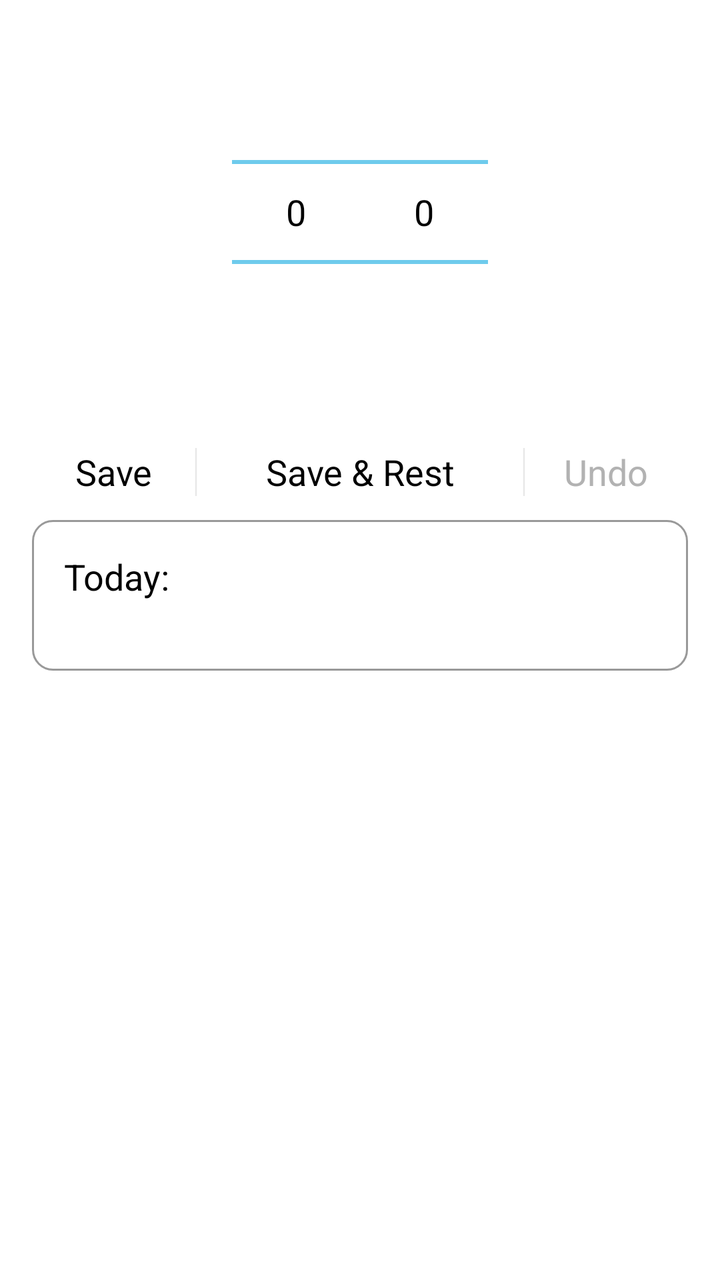
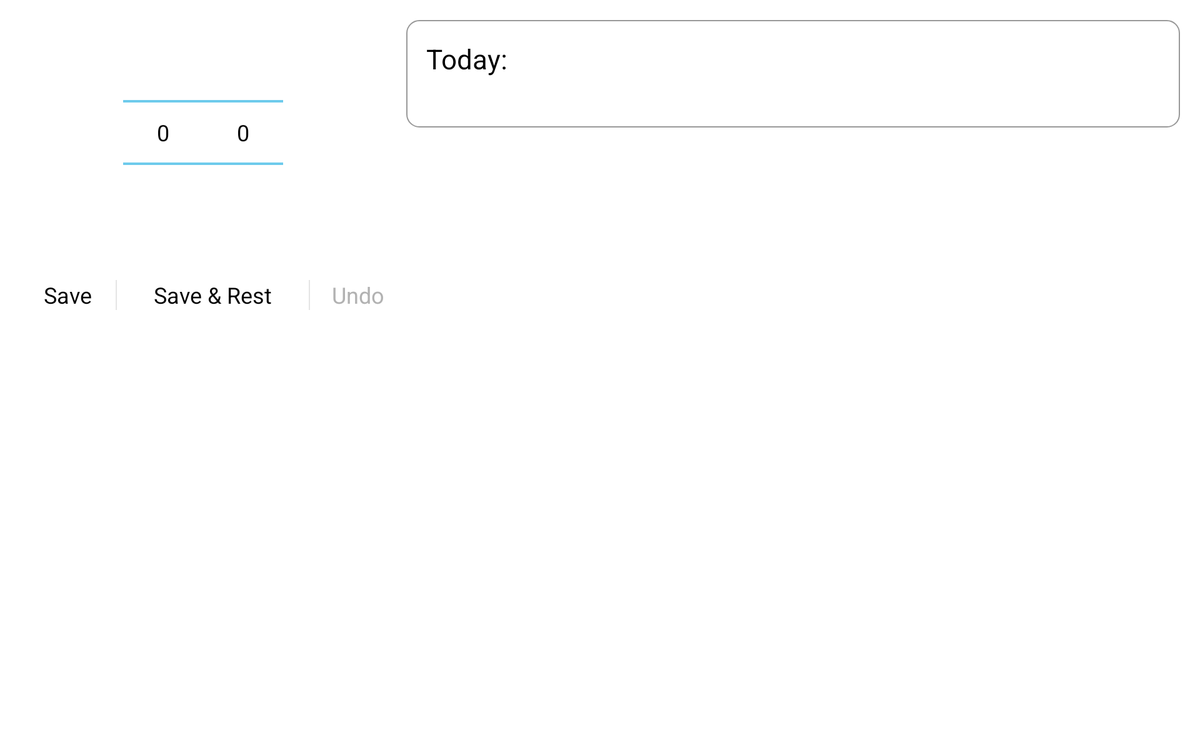

Two renders of one Android screen. The first uses the default layout on a phone; the second uses the alternative layout the repository ships for a different screen configuration, on a matching device. The two XML files are below.
<!-- AndroidManifest.xml: application theme AppTheme -->
<!-- res/layout/activity_log.xml -->
<LinearLayout xmlns:android="http://schemas.android.com/apk/res/android"
    xmlns:tools="http://schemas.android.com/tools"
    android:id="@+id/LoggingLayout"
    android:layout_width="match_parent"
    android:layout_height="match_parent"
    android:layout_gravity="center"
    android:orientation="vertical"
    android:paddingBottom="@dimen/activity_vertical_margin"
    android:paddingLeft="@dimen/activity_horizontal_margin"
    android:paddingRight="@dimen/activity_horizontal_margin"
    android:paddingTop="@dimen/activity_vertical_margin" >

    <LinearLayout
        android:id="@+id/tableRow3"
        android:layout_width="match_parent"
        android:layout_height="wrap_content"
        android:gravity="center_horizontal" >

        <NumberPicker
            android:id="@+id/weightPicker"
            android:layout_width="wrap_content"
            android:layout_height="wrap_content"
            android:orientation="vertical"
            android:showDividers="middle" />

        <NumberPicker
            android:id="@+id/repsPicker"
            android:layout_width="wrap_content"
            android:layout_height="wrap_content" />
    </LinearLayout>

    <ProgressBar
        android:id="@+id/restTimerBar"
        style="?android:attr/progressBarStyleHorizontal"
        android:layout_width="match_parent"
        android:layout_height="wrap_content"
        android:visibility="invisible" />

    <LinearLayout
        style="?android:attr/buttonBarStyle"
        android:layout_width="match_parent"
        android:layout_height="wrap_content" >

        <Button
            android:id="@+id/saveButton"
            style="?android:attr/buttonBarButtonStyle"
            android:layout_width="0dp"
            android:layout_height="wrap_content"
            android:layout_weight="1"
            android:onClick="clickLogSet"
            android:text="@string/saveButton" />

        <Button
            android:id="@+id/saveAndRestButton"
            style="?android:attr/buttonBarButtonStyle"
            android:layout_width="0dp"
            android:layout_height="wrap_content"
            android:layout_weight="2"
            android:onClick="clickLogSetAndRest"
            android:text="@string/saveAndRestButtonLabel" />

        <Button
            android:id="@+id/undoButton"
            style="?android:attr/buttonBarButtonStyle"
            android:layout_width="0dp"
            android:layout_height="wrap_content"
            android:layout_weight="1"
            android:enabled="false"
            android:onClick="clickUndo"
            android:text="@string/undoButtonLabel" />
    </LinearLayout>

    <LinearLayout
        android:layout_width="match_parent"
        android:layout_height="wrap_content"
        android:background="@drawable/border"
        android:baselineAligned="false"
        android:paddingBottom="@dimen/activity_vertical_margin"
        android:paddingLeft="@dimen/activity_horizontal_margin"
        android:paddingRight="@dimen/activity_horizontal_margin"
        android:paddingTop="@dimen/activity_vertical_margin" >

        <LinearLayout
            android:layout_width="0dp"
            android:layout_height="match_parent"
            android:layout_weight=".50"
            android:orientation="vertical" >

            <TextView
                android:id="@+id/currentLogsLabel"
                android:layout_width="match_parent"
                android:layout_height="wrap_content"
                android:text="@string/currentLogLabel"
                android:textAppearance="?android:attr/textAppearanceMedium" />

            <ScrollView
                android:id="@+id/currentLogsScroll"
                android:layout_width="fill_parent"
                android:layout_height="fill_parent" >

                <TextView
                    android:id="@+id/currentLogsView"
                    android:layout_width="match_parent"
                    android:layout_height="wrap_content"
                    android:scrollbars="vertical" />
            </ScrollView>
        </LinearLayout>

        <LinearLayout
            android:layout_width="0dp"
            android:layout_height="match_parent"
            android:layout_weight=".50"
            android:orientation="vertical" >

            <TextView
                android:id="@+id/previousLogLabel"
                android:layout_width="match_parent"
                android:layout_height="wrap_content"
                android:textAlignment="textEnd"
                android:textAppearance="?android:attr/textAppearanceMedium" />

            <ScrollView
                android:id="@+id/previousLogsScroll"
                android:layout_width="fill_parent"
                android:layout_height="fill_parent" >

                <TextView
                    android:id="@+id/previousLogsView"
                    android:layout_width="match_parent"
                    android:layout_height="wrap_content"
                    android:scrollbars="vertical" />
            </ScrollView>
        </LinearLayout>
    </LinearLayout>

</LinearLayout>
<!-- resources referenced by this layout -->
<resources>
  <dimen name="activity_horizontal_margin">16dp</dimen>
  <dimen name="activity_vertical_margin">16dp</dimen>
  <!-- drawable border (drawable) -->
  <?xml version="1.0" encoding="utf-8"?>
  <shape xmlns:android="http://schemas.android.com/apk/res/android">
  <solid android:color="#FFFFFF" />
  <stroke android:width="1dp" android:color="#999999" />
  <padding android:left="1dp" android:top="1dp" android:right="1dp"
      android:bottom="1dp" />
  <corners
              android:radius="10dp" />
  </shape>
  <string name="currentLogLabel">Today:</string>
  <string name="saveAndRestButtonLabel">Save &amp; Rest</string>
  <string name="saveButton">Save</string>
  <string name="undoButtonLabel">Undo</string>
  <style name="AppTheme" parent="android:Theme.Holo.Light.DarkActionBar">
  
          
          <item name="android:actionBarStyle">@style/MyActionBar</item>
      </style>
  <style name="MyActionBar" parent="@android:style/Widget.Holo.Light.ActionBar">
          <item name="android:background">@color/actionbar_background</item>
          <item name="android:textColor">@color/actionbar_color</item>
          <item name="android:titleTextStyle">@style/MyTextAppearance</item>
          <item name="android:subtitleTextStyle">@style/MySubtitleAppearance</item>
      </style>
  <color name="actionbar_background">#79221a</color>
  <color name="actionbar_color">#ffffff</color>
  <style name="MyTextAppearance" parent="android:TextAppearance.Holo.Widget.ActionBar.Title">
          <item name="android:textColor">@color/actionbar_color</item>
      </style>
  <style name="MySubtitleAppearance" parent="android:TextAppearance.Holo.Widget.ActionBar.Subtitle">
          <item name="android:textColor">@color/actionbar_color</item>
      </style>
</resources>
<!-- res/layout-large-land/activity_log.xml (the repository's variant of the layout above) -->
<!-- drawn on a 7-inch tablet turned sideways -->
<?xml version="1.0" encoding="utf-8"?>
<LinearLayout xmlns:android="http://schemas.android.com/apk/res/android"
    xmlns:tools="http://schemas.android.com/tools"
    android:layout_width="match_parent"
    android:layout_height="match_parent"
    android:baselineAligned="false"
    android:orientation="horizontal"
    android:paddingBottom="@dimen/activity_vertical_margin"
    android:paddingLeft="@dimen/activity_horizontal_margin"
    android:paddingRight="@dimen/activity_horizontal_margin"
    android:paddingTop="@dimen/activity_vertical_margin"
    tools:ignore="NestedWeights" >

    <LinearLayout
        android:layout_width="0dp"
        android:layout_height="match_parent"
        android:layout_weight="1"
        android:orientation="vertical" >

        <LinearLayout
            android:id="@+id/tableRow3"
            android:layout_width="match_parent"
            android:layout_height="wrap_content"
            android:gravity="center_horizontal"
            android:paddingRight="@dimen/activity_horizontal_margin" >

            <NumberPicker
                android:id="@+id/weightPicker"
                android:layout_width="wrap_content"
                android:layout_height="wrap_content"
                android:orientation="vertical"
                android:showDividers="middle" />

            <NumberPicker
                android:id="@+id/repsPicker"
                android:layout_width="wrap_content"
                android:layout_height="wrap_content" />
        </LinearLayout>

        <ProgressBar
            android:id="@+id/restTimerBar"
            style="?android:attr/progressBarStyleHorizontal"
            android:layout_width="match_parent"
            android:layout_height="wrap_content"
            android:paddingRight="@dimen/activity_horizontal_margin"
            android:visibility="invisible" />

        <LinearLayout
            style="?android:attr/buttonBarStyle"
            android:layout_width="match_parent"
            android:layout_height="wrap_content"
            android:paddingRight="@dimen/activity_horizontal_margin" >

            <Button
                android:id="@+id/saveButton"
                style="?android:attr/buttonBarButtonStyle"
                android:layout_width="0dp"
                android:layout_height="wrap_content"
                android:layout_weight="1"
                android:onClick="clickLogSet"
                android:text="@string/saveButton" />

            <Button
                android:id="@+id/saveAndRestButton"
                style="?android:attr/buttonBarButtonStyle"
                android:layout_width="0dp"
                android:layout_height="wrap_content"
                android:layout_weight="2"
                android:onClick="clickLogSetAndRest"
                android:text="@string/saveAndRestButtonLabel" />

            <Button
                android:id="@+id/undoButton"
                style="?android:attr/buttonBarButtonStyle"
                android:layout_width="0dp"
                android:layout_height="wrap_content"
                android:layout_weight="1"
                android:enabled="false"
                android:onClick="clickUndo"
                android:text="@string/undoButtonLabel" />
        </LinearLayout>
    </LinearLayout>

    <LinearLayout
        android:layout_width="0dp"
        android:layout_height="wrap_content"
        android:layout_weight="2"
        android:background="@drawable/border"
        android:baselineAligned="false"
        android:paddingBottom="@dimen/activity_vertical_margin"
        android:paddingLeft="@dimen/activity_horizontal_margin"
        android:paddingRight="@dimen/activity_horizontal_margin"
        android:paddingTop="@dimen/activity_vertical_margin" >

        <LinearLayout
            android:layout_width="0dp"
            android:layout_height="match_parent"
            android:layout_weight=".50"
            android:orientation="vertical" >

            <TextView
                android:id="@+id/currentLogsLabel"
                android:layout_width="match_parent"
                android:layout_height="wrap_content"
                android:text="@string/currentLogLabel"
                android:textAppearance="?android:attr/textAppearanceLarge" />

            <ScrollView
                android:id="@+id/currentLogsScroll"
                android:layout_width="fill_parent"
                android:layout_height="fill_parent" >

                <TextView
                    android:id="@+id/currentLogsView"
                    android:layout_width="wrap_content"
                    android:layout_height="wrap_content"
                    android:scrollbars="vertical" 
                    android:textAppearance="?android:attr/textAppearanceMedium" />
            </ScrollView>
        </LinearLayout>

        <LinearLayout
            android:layout_width="0dp"
            android:layout_height="match_parent"
            android:layout_weight=".50"
            android:orientation="vertical" >

            <TextView
                android:id="@+id/previousLogLabel"
                android:layout_width="match_parent"
                android:layout_height="wrap_content"
                android:textAlignment="textEnd"
                android:textAppearance="?android:attr/textAppearanceLarge" />

            <ScrollView
                android:id="@+id/previousLogsScroll"
                android:layout_width="fill_parent"
                android:layout_height="fill_parent" >

                <TextView
                    android:id="@+id/previousLogsView"
                    android:layout_width="match_parent"
                    android:layout_height="wrap_content"
                    android:scrollbars="vertical" 
                    android:textAppearance="?android:attr/textAppearanceMedium"/>
            </ScrollView>
        </LinearLayout>
    </LinearLayout>

</LinearLayout>
